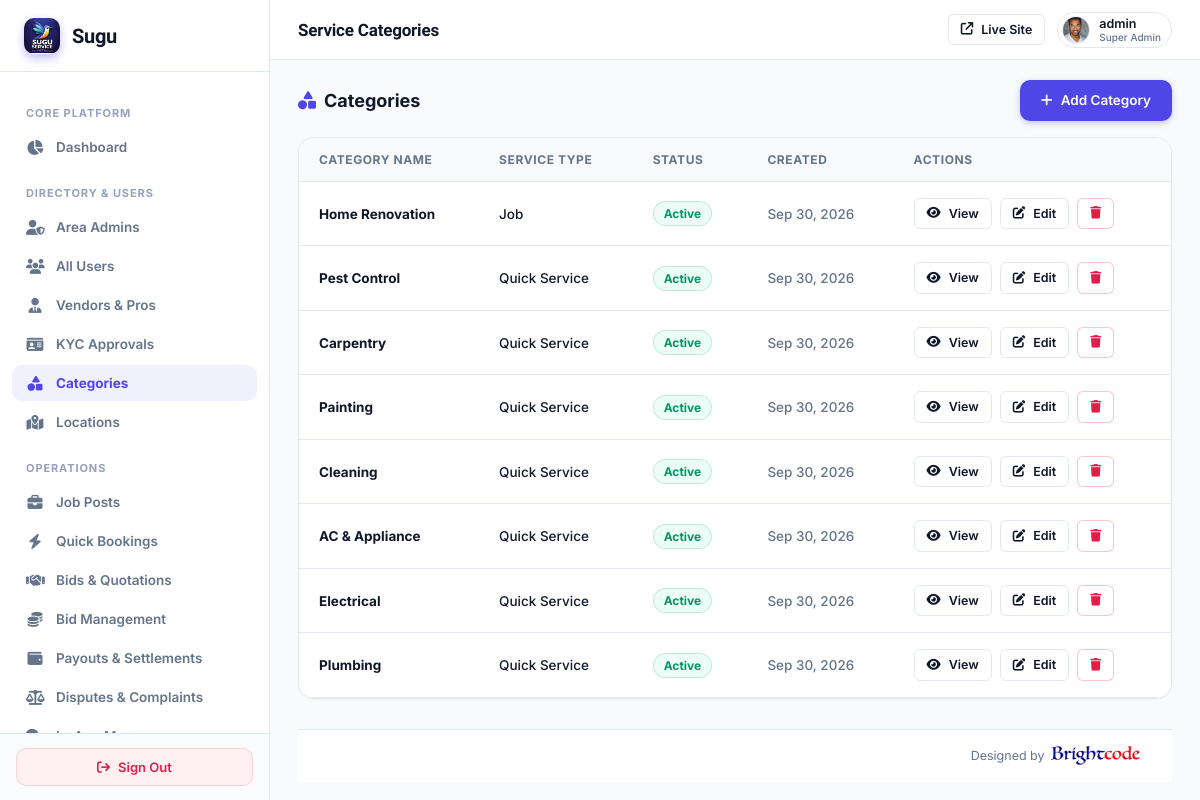
/super-admin/categories/ (signed in), run on the app's committed database.
### myapp/models.py (models this page shows, shortened)
class CustomUser(AbstractUser):
    ROLE_CHOICES = (
        ('ADMIN', 'Admin'),
        ('VENDOR', 'Vendor'),
        ('USER', 'User'),
    )
    role = models.CharField(max_length=20, choices=ROLE_CHOICES, default='USER')
    assigned_state = models.CharField(max_length=100, blank=True, null=True, help_text="Assigned State/Territory for Area Admin")
    assigned_city = models.CharField(max_length=100, blank=True, null=True, help_text="Assigned City (optional) for Area Admin")

class UserProfile(models.Model):
    user = models.OneToOneField(CustomUser, on_delete=models.CASCADE, related_name='user_profile')
    phone_number = models.CharField(max_length=20, blank=True, null=True)
    city = models.CharField(max_length=100, blank=True, null=True)
    state = models.CharField(max_length=100, blank=True, null=True)
    profile_image = models.ImageField(upload_to='user_profiles/', null=True, blank=True)

class Category(models.Model):
    SERVICE_TYPE_CHOICES = (
        ('job', 'Job'),
        ('quick_service', 'Quick Service'),
        ('both', 'Both'),
    )
    STATUS_CHOICES = (
        ('active', 'Active'),
        ('inactive', 'Inactive'),
    )
    name = models.CharField(max_length=100)
    service_type = models.CharField(max_length=20, choices=SERVICE_TYPE_CHOICES, default='both')
    status = models.CharField(max_length=20, choices=STATUS_CHOICES, default='active')
    created_at = models.DateTimeField(default=timezone.now)

### myapp/super_admin_views.py (the view)
# urls.py: path('super-admin/categories/', super_admin_views.super_admin_categories, name='super_admin_categories'),
@sa_required
def super_admin_categories(request):
    cat_queryset = Category.objects.all().order_by('-created_at')
    cat_paginator = Paginator(cat_queryset, 8)
    cat_page = request.GET.get('cat_page', 1)
    try:
        categories = cat_paginator.page(cat_page)
    except (EmptyPage, PageNotAnInteger):
        categories = cat_paginator.page(1)
    total_categories = cat_paginator.count
    try:
        from .models import SubCategory
        sub_queryset = SubCategory.objects.all().order_by('-created_at')
        sub_paginator = Paginator(sub_queryset, 8)
        sub_page = request.GET.get('sub_page', 1)
        subcategories = sub_paginator.page(sub_page)
        total_subcategories = sub_paginator.count
    except Exception:
        subcategories = []
        total_subcategories = 0
    context = {
        'categories': categories,
        'cat_page': cat_page,
        'total_categories': total_categories,
        'subcategories': subcategories,
        'total_subcategories': total_subcategories,
    }
    return render(request, 'superadmin/cms_categories.html', context)

### myapp/super_admin_views.py (called while the page is built)
def sa_required(view_func):
    from functools import wraps
    @wraps(view_func)
    def wrapper(request, *args, **kwargs):
        if not request.user.is_authenticated or not request.user.is_superuser:
            return redirect(f'{LOGIN_URL}?next={request.path}')
        return view_func(request, *args, **kwargs)
    return wrapper

### templates/superadmin/cms_categories.html (shortened to what this page needs)
{% extends 'superadmin/base.html' %}
{% block header_title %}Service Categories{% endblock %}
{% block content %}
<div style="margin-bottom: 16px; display: flex; justify-content: space-between; align-items: center; flex-wrap: wrap; gap: 14px;">
  <h3 style="font-size: 18px; font-weight: 700; color: var(--text-main); margin: 0;">
    <i class="fa-solid fa-shapes" style="color: var(--accent); margin-right: 8px;"></i>Categories
  </h3>
  <a href="{% url 'super_admin_category_create' %}" class="btn btn-primary">
    <i class="fa-solid fa-plus"></i> Add Category
  </a>
</div>
<div class="card" style="padding: 0; overflow: hidden; margin-bottom:30px;">
  <div class="table-container" style="border: none; border-radius: 0; box-shadow: none;">
    <table>
      <thead>
        <tr>
          <th>Category Name</th>
          <th>Service Type</th>
          <th>Status</th>
          <th>Created</th>
          <th>Actions</th>
        </tr>
      </thead>
      <tbody>
        {% for cat in categories %}
        <tr>
          <td><strong>{{ cat.name }}</strong></td>
          <td>{{ cat.get_service_type_display }}</td>
          <td><span class="badge {% if cat.status == 'active' %}active{% else %}inactive{% endif %}">{{ cat.get_status_display }}</span></td>
          <td style="color: var(--text-muted);">{{ cat.created_at|date:"M d, Y" }}</td>
          <td>
            <div style="display: flex; gap: 8px;">
              <button type="button" onclick="document.getElementById('subcat-{{ cat.id }}').style.display = document.getElementById('subcat-{{ cat.id }}').style.display === 'none' ? 'table-row' : 'none'" class="btn btn-outline btn-sm">
                <i class="fa-solid fa-eye"></i> View
              </button>
              <a href="{% url 'super_admin_category_edit' cat.id %}" class="btn btn-outline btn-sm">
                <i class="fa-solid fa-pen-to-square"></i> Edit
              </a>
              <a href="{% url 'super_admin_category_delete' cat.id %}" class="btn btn-outline btn-sm" style="border-color: rgba(239,68,68,0.3); color: var(--danger);" onclick="return confirm('Delete category {{ cat.name }}?');">
                <i class="fa-solid fa-trash"></i>
              </a>
            </div>
          </td>
        </tr>
        {% empty %}
        <tr><td colspan="5" style="text-align: center; padding: 40px; color: var(--text-muted);">No categories found.</td></tr>
        {% endfor %}
      </tbody>
    </table>
  </div>
</div>
{% endblock %}

### templates/superadmin/base.html (shortened to what this page needs)
{% load static %}
<!DOCTYPE html>
<html lang="en">
<head>
  <link rel="stylesheet" href="https://cdnjs.cloudflare.com/ajax/libs/font-awesome/6.5.2/css/all.min.css">
</head>
<body>
  <aside class="sidebar">
    <a href="{% url 'super_admin_dashboard' %}" class="sidebar-brand">
      <div class="sidebar-brand-icon" style="background:transparent;padding:0;overflow:hidden;display:flex;align-items:center;justify-content:center;">
        <img src="{% static 'images/logo.png' %}" alt="Sugu" style="height:36px;width:auto;object-fit:contain;">
      </div>
      <span>Sugu</span>
    </a>
    <div class="sidebar-nav">
      <div class="nav-section">Core Platform</div>
      <a href="{% url 'super_admin_dashboard' %}" class="nav-item {% if request.path == '/super-admin/' %}active{% endif %}">
        <i class="fa-solid fa-chart-pie"></i>
        <span>Dashboard</span>
      </a>
      <div class="nav-section">Directory & Users</div>
      <a href="{% url 'super_admin_area_admins' %}" class="nav-item {% if 'area-admins' in request.path %}active{% endif %}">
        <i class="fa-solid fa-user-shield"></i>
        <span>Area Admins</span>
      </a>
      <a href="{% url 'super_admin_users' %}" class="nav-item {% if 'users' in request.path and 'area-admins' not in request.path and 'landing' not in request.path %}active{% endif %}">
        <i class="fa-solid fa-users"></i>
        <span>All Users</span>
      </a>
      <a href="{% url 'super_admin_vendors' %}" class="nav-item {% if 'vendors' in request.path %}active{% endif %}">
        <i class="fa-solid fa-user-tie"></i>
        <span>Vendors & Pros</span>
      </a>
      <a href="{% url 'super_admin_kyc' %}" class="nav-item {% if 'kyc' in request.path %}active{% endif %}">
        <i class="fa-solid fa-id-card"></i>
        <span>KYC Approvals</span>
      </a>
      <a href="{% url 'super_admin_categories' %}" class="nav-item {% if '/categories/' in request.path %}active{% endif %}">
        <i class="fa-solid fa-shapes"></i>
        <span>Categories</span>
      </a>
      <a href="{% url 'super_admin_locations' %}" class="nav-item {% if '/locations/' in request.path %}active{% endif %}">
        <i class="fa-solid fa-map-location-dot"></i>
        <span>Locations</span>
      </a>
      <div class="nav-section">Operations</div>
      <a href="{% url 'super_admin_jobs' %}" class="nav-item {% if 'jobs' in request.path and 'landing' not in request.path %}active{% endif %}">
        <i class="fa-solid fa-briefcase"></i>
        <span>Job Posts</span>
      </a>
      <a href="{% url 'super_admin_quick_services' %}" class="nav-item {% if '/super-admin/quick-services' in request.path and 'landing' not in request.path %}active{% endif %}">
        <i class="fa-solid fa-bolt"></i>
        <span>Quick Bookings</span>
      </a>
      <a href="{% url 'super_admin_bids' %}" class="nav-item {% if 'bids' in request.path and 'landing' not in request.path %}active{% endif %}">
        <i class="fa-solid fa-handshake"></i>
        <span>Bids & Quotations</span>
      </a>
      <a href="{% url 'super_admin_bid_plans' %}" class="nav-item {% if 'bid-plans' in request.path or 'subscriptions' in request.path %}active{% endif %}">
        <i class="fa-solid fa-coins"></i>
        <span>Bid Management</span>
      </a>
      <a href="{% url 'super_admin_payouts' %}" class="nav-item {% if 'payouts' in request.path %}active{% endif %}">
        <i class="fa-solid fa-wallet"></i>
        <span>Payouts &amp; Settlements</span>
      </a>
      <a href="{% url 'super_admin_disputes' %}" class="nav-item {% if 'disputes' in request.path %}active{% endif %}">
        <i class="fa-solid fa-scale-balanced"></i>
        <span>Disputes &amp; Complaints</span>
      </a>
      <a href="{% url 'super_admin_messages' %}" class="nav-item {% if 'messages' in request.path %}active{% endif %}">
        <i class="fa-solid fa-comments"></i>
        <span>In-App Messages</span>
      </a>
    </div>
    <div class="sidebar-footer">
      <a href="{% url 'logout' %}" class="btn-logout">
        <i class="fa-solid fa-arrow-right-from-bracket"></i>
        <span>Sign Out</span>
      </a>
    </div>
  </aside>
  <main class="main-area">
    <header class="header">
      <div class="header-title">
        {% block header_title %}Control Center{% endblock %}
      </div>
      <div class="header-actions">
        <a href="/" target="_blank" class="btn btn-outline btn-sm" title="Preview Public Site">
          <i class="fa-solid fa-arrow-up-right-from-square"></i>
          <span>Live Site</span>
        </a>
        <div class="admin-profile" style="display: flex; align-items: center; gap: 9px; padding: 3px 10px 3px 4px; background: #ffffff; border-radius: 20px; border: 1px solid #e2e8f0;">
          {% if request.user.user_profile.profile_image %}
            <img src="{{ request.user.user_profile.profile_image.url }}" alt="{{ request.user.username }}" style="width: 28px; height: 28px; border-radius: 50%; object-fit: cover; border: 1px solid #e2e8f0; flex-shrink: 0;">
          {% else %}
            <div class="avatar" style="width: 28px; height: 28px; font-size: 12px; background: #f1f5f9; color: #475569; border: 1px solid #e2e8f0;">
              {{ request.user.username|slice:":1"|upper }}
            </div>
          {% endif %}
          <div style="font-size: 12.5px; font-weight: 600; color: #0f172a; line-height: 1.2;">
            {{ request.user.username }}
            <span style="display: block; font-size: 10px; color: #64748b; font-weight: 500;">Super Admin</span>
          </div>
        </div>
      </div>
    </header>
    <div class="content-wrapper" style="display:flex; flex-direction:column; min-height:calc(100vh - 64px);">
      <div class="content-container" style="flex:1;">
        {% block content %}{% endblock %}
      </div>
      <footer class="superadmin-footer" style="padding:16px 32px; background:#ffffff; border-top:1px solid #e2e8f0; display:flex; justify-content:flex-end; align-items:center; font-size:12.5px; color:#64748b; margin-top:auto;">
        <div style="display:flex; align-items:center; gap:6px;">
          <span>Designed by</span>
          <a href="https://www.brightcodess.com/" target="_blank" rel="noopener noreferrer" style="display:inline-flex; align-items:center; text-decoration:none;">
            <img src="/static/assets/images/brightcode.png" alt="Brightcode" style="height:20px; vertical-align:middle; display:inline-block;" onerror="this.style.display='none'; this.nextElementSibling.style.display='inline';"><span style="display:none; color:#007bff; font-weight:600;">Brightcode</span>
          </a>
        </div>
      </footer>
    </div>
  </main>
</body>
</html>

### data on the page
CustomUser: user.user_profile.profile_image (picture), user.username "admin"
Category: name "Home Renovation", service_type "Job", status "Active", created_at "Sep 30, 2026"
Category: name "Pest Control", service_type "Quick Service", status "Active", created_at "Sep 30, 2026"
Category: name "Carpentry", service_type "Quick Service", status "Active", created_at "Sep 30, 2026"
Category: name "Painting", service_type "Quick Service", status "Active", created_at "Sep 30, 2026"
Category: name "Cleaning", service_type "Quick Service", status "Active", created_at "Sep 30, 2026"
Category: name "AC & Appliance", service_type "Quick Service", status "Active", created_at "Sep 30, 2026"
Category: name "Electrical", service_type "Quick Service", status "Active", created_at "Sep 30, 2026"
Category: name "Plumbing", service_type "Quick Service", status "Active", created_at "Sep 30, 2026"
